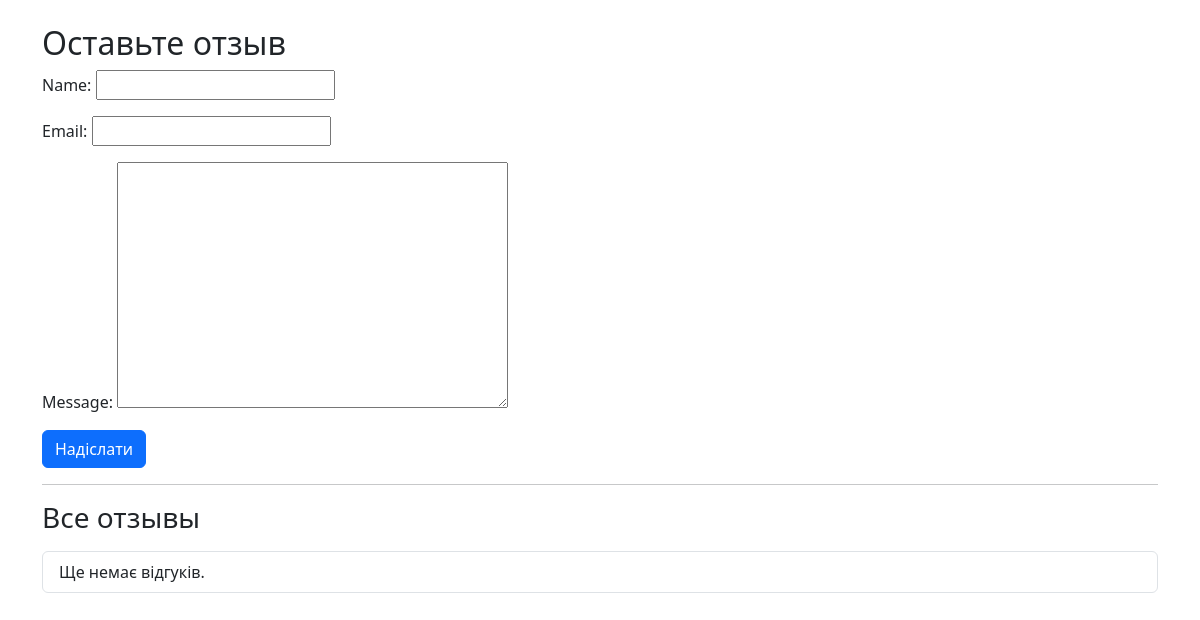
The app's page /feedback/, older data.
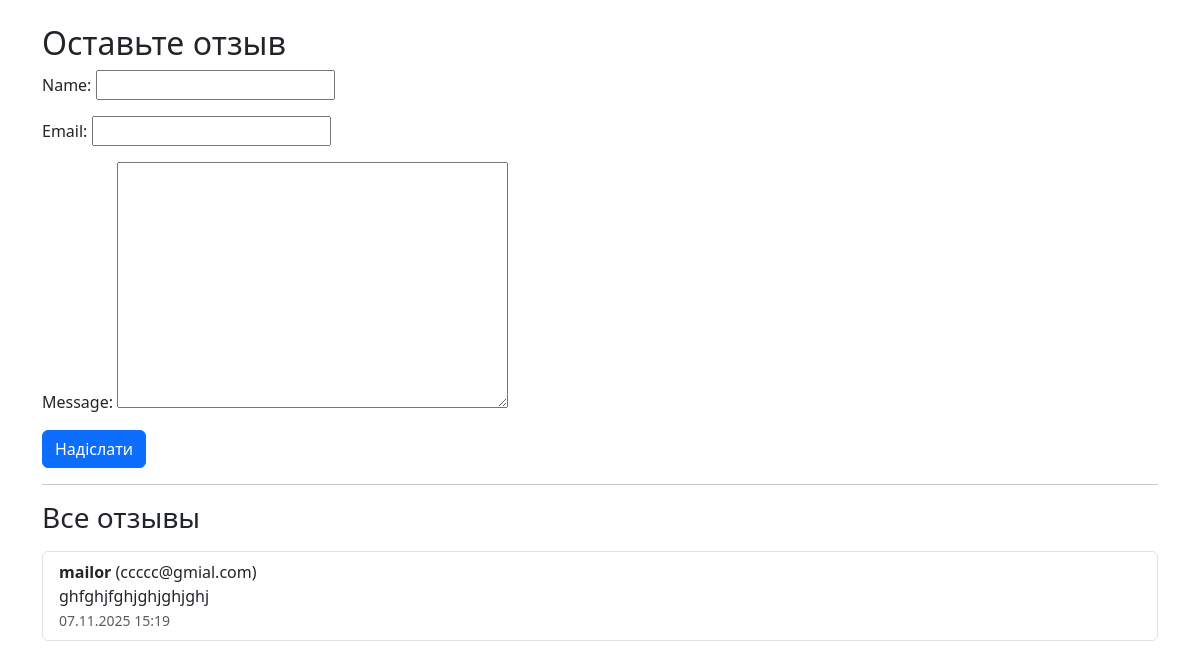
The same page, newer data.
### feedback/models.py (models this page shows, shortened)
class Feedback(models.Model):
    name = models.CharField(max_length=50)
    email = models.EmailField()
    message = models.TextField()
    created_at = models.DateTimeField(auto_now_add=True)

### feedback/views.py (the view)
# urls.py: path("feedback/", views.handle_feedback_form, name="feedback"),
def handle_feedback_form(request):
    if request.method == "POST":
        form = FeedbackForm(request.POST)
        if form.is_valid():
            form.save()
            message = "Дякуємо за ваш відгук!"
        else:
            message = "Будь ласка, виправте помилки у формі."
    else:
        form = FeedbackForm()
        message = None
    feedbacks = Feedback.objects.all().order_by("-created_at")
    return render(request, "forms/feedback.html", {"form": form, "message": message, "feedbacks": feedbacks})

### feedback/forms.py
class FeedbackForm(forms.ModelForm):
    class Meta:
        model = Feedback
        fields = ["name", "email", "message"]

### templates/forms/feedback.html (shortened to what this page needs)
{% load static %}
<!DOCTYPE html>
<html lang="uk">
<head>
    <link rel="stylesheet" href="https://cdn.jsdelivr.net/npm/bootstrap@5.3.0/dist/css/bootstrap.min.css">
</head>
<body class="container mt-4">
    <h2>Оставьте отзыв</h2>
    <form method="post">
        <div class="mb-3">
            {{ form.name.label_tag }}
            {{ form.name }}
        </div>
        <div class="mb-3">
            {{ form.email.label_tag }}
            {{ form.email }}
        </div>
        <div class="mb-3">
            {{ form.message.label_tag }}
            {{ form.message }}
        </div>
        <button type="submit" class="btn btn-primary">Надіслати</button>
    </form>
    <hr>
    <h3>Все отзывы</h3>
    <ul class="list-group mt-3">
        {% for feedback in feedbacks %}
            <li class="list-group-item">
                <strong>{{ feedback.name }}</strong> ({{ feedback.email }})<br>
                {{ feedback.message }}<br>
                <small class="text-muted">{{ feedback.created_at|date:"d.m.Y H:i" }}</small>
            </li>
        {% empty %}
            <li class="list-group-item">Ще немає відгуків.</li>
        {% endfor %}
    </ul>
</body>
</html>

Row changes from the older to the newer data that the page shows:
added Feedback: name "mailor", email "ccccc@gmial.com", message "ghfghjfghjghjghjghj", created_at "07.11.2025 15:19"
Text that changed along with them:
text no longer shown: "Ще немає відгуків."
